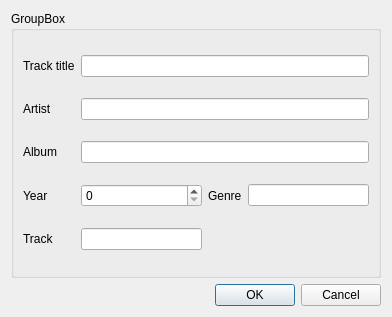
<?xml version="1.0" encoding="UTF-8"?>
<ui version="4.0">
 <class>MetadataEditor</class>
 <widget class="QDialog" name="MetadataEditor">
  <property name="geometry">
   <rect>
    <x>0</x>
    <y>0</y>
    <width>392</width>
    <height>317</height>
   </rect>
  </property>
  <property name="windowTitle">
   <string>Metadata Editor</string>
  </property>
  <layout class="QGridLayout" name="gridLayout">
   <item row="0" column="0">
    <widget class="QGroupBox" name="box">
     <property name="title">
      <string>GroupBox</string>
     </property>
     <layout class="QGridLayout" name="gridLayout_2">
      <item row="0" column="1">
       <widget class="QLabel" name="label">
        <property name="text">
         <string>Track title</string>
        </property>
       </widget>
      </item>
      <item row="1" column="1">
       <widget class="QLabel" name="label_2">
        <property name="text">
         <string>Artist</string>
        </property>
       </widget>
      </item>
      <item row="1" column="2" colspan="3">
       <widget class="QLineEdit" name="artistEdit"/>
      </item>
      <item row="2" column="1">
       <widget class="QLabel" name="label_3">
        <property name="text">
         <string>Album</string>
        </property>
       </widget>
      </item>
      <item row="2" column="2" colspan="3">
       <widget class="QLineEdit" name="albumEdit"/>
      </item>
      <item row="4" column="1">
       <widget class="QLabel" name="label_4">
        <property name="text">
         <string>Year</string>
        </property>
       </widget>
      </item>
      <item row="4" column="3">
       <widget class="QLabel" name="label_5">
        <property name="text">
         <string>Genre</string>
        </property>
       </widget>
      </item>
      <item row="4" column="4">
       <widget class="QLineEdit" name="genreEdit"/>
      </item>
      <item row="0" column="2" colspan="3">
       <widget class="QLineEdit" name="trackTitleEdit"/>
      </item>
      <item row="4" column="2">
       <widget class="QSpinBox" name="yearEdit">
        <property name="minimumSize">
         <size>
          <width>100</width>
          <height>0</height>
         </size>
        </property>
        <property name="maximum">
         <number>2099</number>
        </property>
       </widget>
      </item>
      <item row="5" column="1">
       <widget class="QLabel" name="label_6">
        <property name="text">
         <string>Track</string>
        </property>
       </widget>
      </item>
      <item row="5" column="2">
       <widget class="QLineEdit" name="trackNumberEdit"/>
      </item>
     </layout>
    </widget>
   </item>
   <item row="1" column="0">
    <widget class="QDialogButtonBox" name="buttonBox">
     <property name="orientation">
      <enum>Qt::Horizontal</enum>
     </property>
     <property name="standardButtons">
      <set>QDialogButtonBox::Cancel|QDialogButtonBox::Ok</set>
     </property>
    </widget>
   </item>
  </layout>
 </widget>
 <tabstops>
  <tabstop>trackTitleEdit</tabstop>
  <tabstop>artistEdit</tabstop>
  <tabstop>albumEdit</tabstop>
  <tabstop>yearEdit</tabstop>
  <tabstop>genreEdit</tabstop>
  <tabstop>trackNumberEdit</tabstop>
  <tabstop>buttonBox</tabstop>
 </tabstops>
 <resources/>
 <connections>
  <connection>
   <sender>buttonBox</sender>
   <signal>accepted()</signal>
   <receiver>MetadataEditor</receiver>
   <slot>accept()</slot>
   <hints>
    <hint type="sourcelabel">
     <x>248</x>
     <y>254</y>
    </hint>
    <hint type="destinationlabel">
     <x>157</x>
     <y>274</y>
    </hint>
   </hints>
  </connection>
  <connection>
   <sender>buttonBox</sender>
   <signal>rejected()</signal>
   <receiver>MetadataEditor</receiver>
   <slot>reject()</slot>
   <hints>
    <hint type="sourcelabel">
     <x>316</x>
     <y>260</y>
    </hint>
    <hint type="destinationlabel">
     <x>286</x>
     <y>274</y>
    </hint>
   </hints>
  </connection>
 </connections>
</ui>
